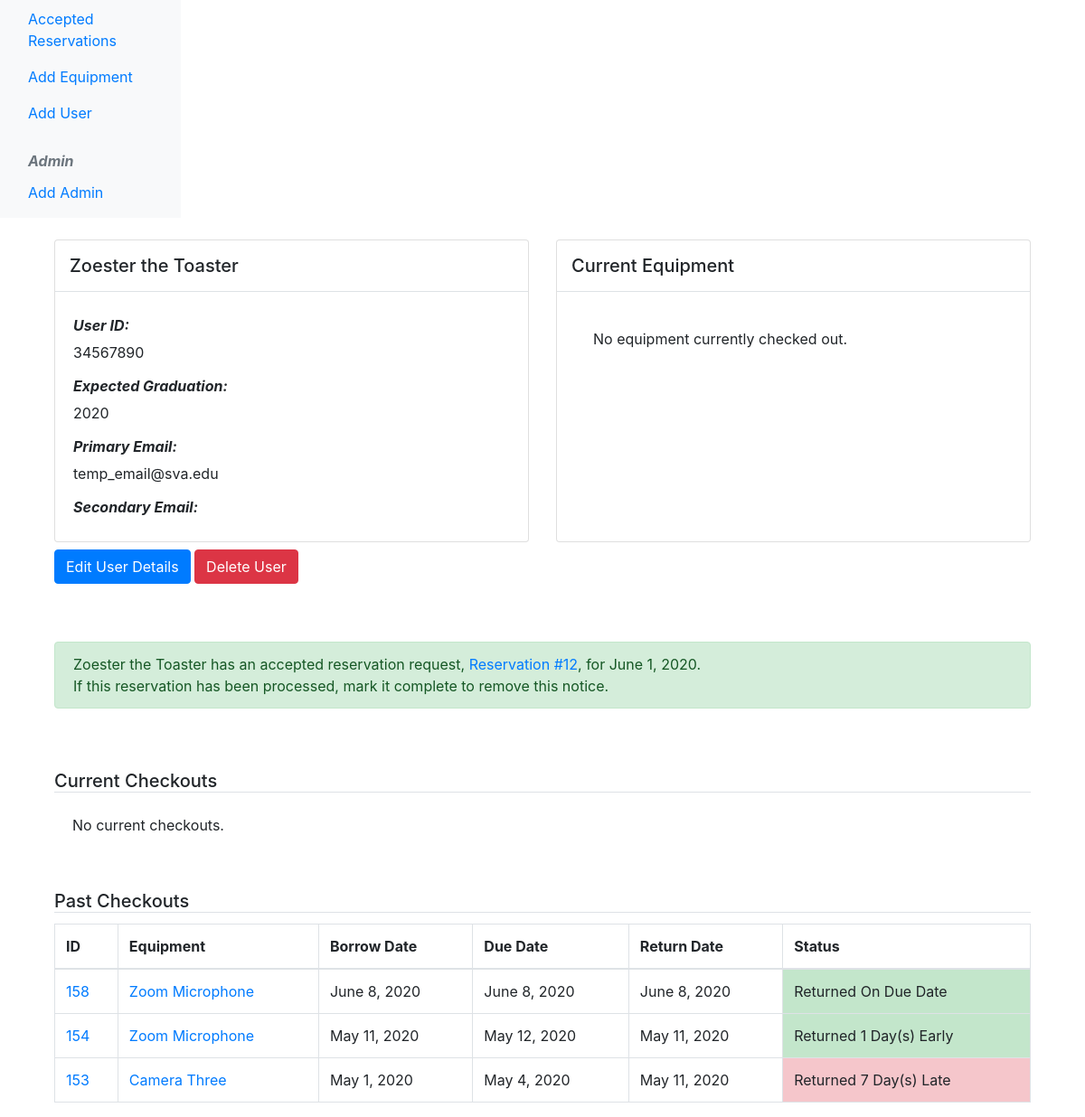
The app's page /user/34567890/ (signed in, lower part), older data.
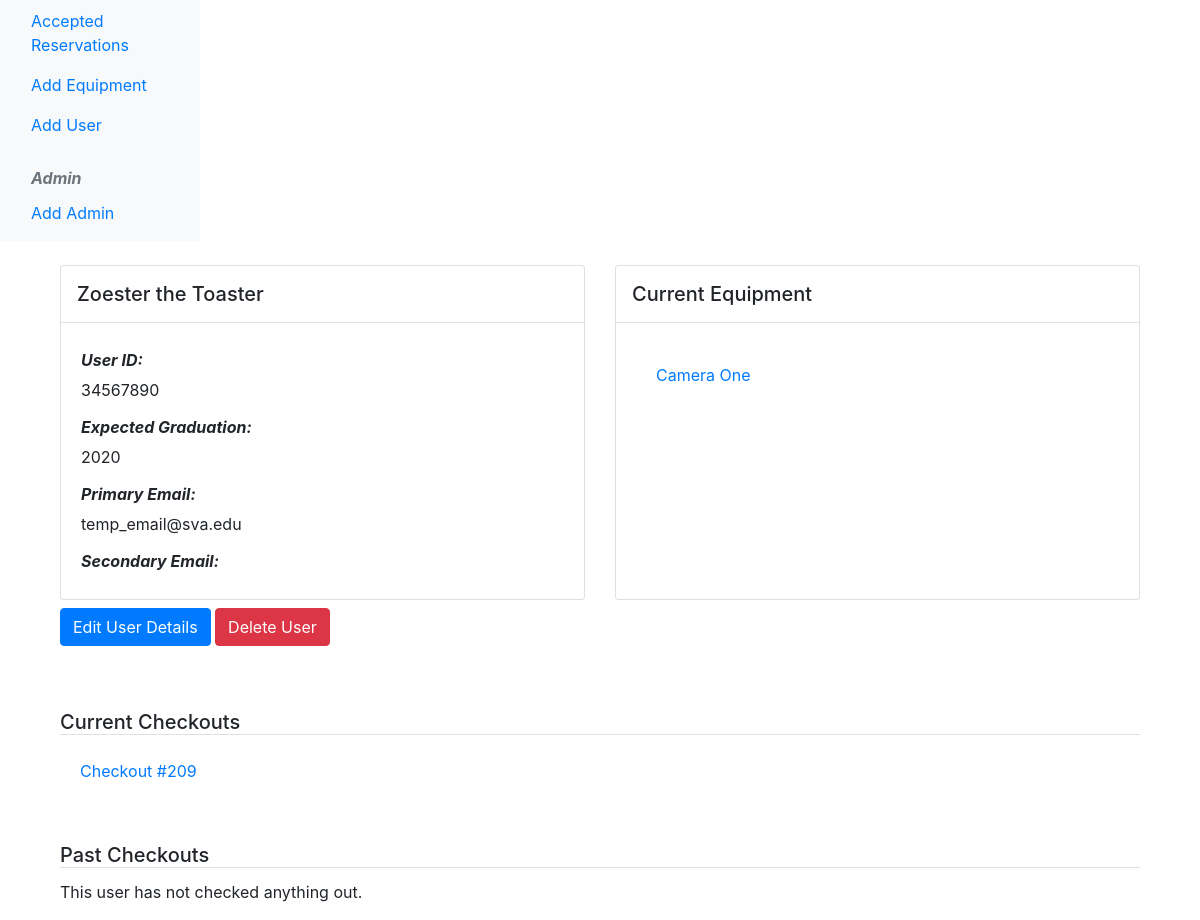
The same page, newer data.
### checkouts/models.py (models this page shows, shortened)
class Student(models.Model):
    school_id = models.IntegerField(verbose_name='School ID')
    first_name = models.CharField(max_length=100, verbose_name='First Name')
    last_name = models.CharField(max_length=100, verbose_name='Last Name')
    primary_email = models.EmailField(max_length=100, verbose_name='Primary Email')
    secondary_email = models.EmailField(max_length=100, verbose_name='Secondary Email', blank=True)
    grad_year = models.IntegerField(verbose_name='Expected Graduation Year')
    active = models.BooleanField(default=True, verbose_name='Active')
    current_equipment = models.ManyToManyField('Equipment', related_name='current_equipment', blank=True)
    past_equipment = models.ManyToManyField('Equipment', related_name='past_equipment', blank=True)
    reservation_request = models.ForeignKey('Reservation', null=True, blank=True, on_delete=models.CASCADE)
    def __str__(self):
        return "{} {}".format(self.first_name, self.last_name)
    class Meta:
        verbose_name = 'Student'
        verbose_name_plural = 'Students'

class Reservation(models.Model):
    requested_by = models.ForeignKey(Student, on_delete=models.CASCADE)
    cameras = models.ManyToManyField(
        'Equipment',
        limit_choices_to={'category': 'camera'},
        related_name='reservation_cameras',
        blank=True)
    lights = models.ManyToManyField(
        'Equipment',
        limit_choices_to={'category': 'light'},
        related_name='reservation_lights',
        blank=True)
    computers = models.ManyToManyField(
        'Equipment',
        limit_choices_to={'category': 'computer'},
        related_name='reservation_computers',
        blank=True)
    projectors = models.ManyToManyField(
        'Equipment',
        limit_choices_to={'category': 'projector'},
        related_name='reservation_projectors',
        blank=True)
    audio = models.ManyToManyField(
        'Equipment',
        limit_choices_to={'category': 'audio'},
        related_name='reservation_audio',
        blank=True)
    misc = models.ManyToManyField(
        'Equipment',
        limit_choices_to={'category': 'misc'},
        related_name='reservation_miscellaneous',
        blank=True)
    request_date = models.DateField(null=False, blank=False, default=datetime.today, verbose_name='Request Date')
    due_date = models.DateField(null=False, blank=False, default=datetime.today, verbose_name='Due Date')
    notes = models.TextField(null=True, blank=True, verbose_name='Reservation Notes')
    accepted = models.BooleanField(default=False)
    completed = models.BooleanField(default=False)
    def __str__(self):
        return "Reservation #{}".format(self.id)

class Checkout(models.Model):
    student = models.ForeignKey(Student, on_delete=models.CASCADE)
    processed_by = models.ForeignKey(User, null=True, blank=True, on_delete=models.CASCADE)
    cameras = models.ManyToManyField(
        'Equipment',
        limit_choices_to={'category': 'camera'},
        related_name='cameras',
        blank=True)
    lights = models.ManyToManyField(
        'Equipment',
        limit_choices_to={'category': 'light'},
        related_name='lights',
        blank=True)
    computers = models.ManyToManyField(
        'Equipment',
        limit_choices_to={'category': 'computer'},
        related_name='computers',
        blank=True)
    projectors = models.ManyToManyField(
        'Equipment',
        limit_choices_to={'category': 'projector'},
        related_name='projectors',
        blank=True)
    audio = models.ManyToManyField(
        'Equipment',
        limit_choices_to={'category': 'audio'},
        related_name='audio',
        blank=True)
    misc = models.ManyToManyField(
        'Equipment',
        limit_choices_to={'category': 'misc'},
        related_name='miscellaneous',
        blank=True)
    borrow_date = models.DateField(null=False, blank=False, default=datetime.today, verbose_name='Date Borrowed')
    due_date = models.DateField(null=False, blank=False, default=datetime.today, verbose_name='Due Date')
    return_date = models.DateField(null=True, blank=True, verbose_name='Date Returned')
    completed = models.BooleanField(default=False)
    notes = models.TextField(null=True, blank=True, verbose_name='Checkout Notes')
    def __str__(self):
        return "Checkout #{}".format(self.id)

class Equipment(models.Model):
    name = models.CharField(max_length=100)
    CATEGORIES = [
        ('camera', 'Camera'),
        ('light', 'Light'),
        ('computer', 'Computer'),
        ('projector', 'Projector'),
        ('audio', 'Audio'),
        ('misc', 'Miscellaneous'),
    ]
    category = models.CharField(choices=CATEGORIES, max_length=10)
    desc = models.CharField(max_length=255, verbose_name='Description')
    details = models.CharField(max_length=255, verbose_name='Additional Details')
    serial_num = models.CharField(max_length=50, verbose_name='Serial Number')
    availability = models.BooleanField(default=True, verbose_name='Available?')
    current_user = models.ForeignKey(Student, null=True, blank=True, on_delete=models.CASCADE)
    past_checkouts = models.ManyToManyField('Checkout', related_name='past_checkouts', blank=True)
    reservation_request = models.ForeignKey('Reservation', null=True, blank=True, on_delete=models.CASCADE)
    class Meta:
        verbose_name = 'Equipment'
        verbose_name_plural = 'Equipment'

### checkouts/views.py (the view)
# urls.py: path('user/<int:school_id>/', views.student_detail, name='student_detail'),
@login_required()
def student_detail(request, school_id):
    student = get_object_or_404(Student, school_id=school_id)
    current_equipment = student.current_equipment.all()
    current_checkouts = Checkout.objects.filter(completed=False, student=student)
    user_past_checkouts = Checkout.objects.order_by('-borrow_date').filter(completed=True, student=student)
    return render(request, 'checkouts/detail-student.html', context={
        'student': student,
        'current_equipment': current_equipment,
        'current_checkouts': current_checkouts,
        'user_past_checkouts': user_past_checkouts
    })

### checkouts/templatetags/return_date_calculator.py (called while the page is built)
@register.simple_tag
def return_date_calc(return_date, due_date):
    diff = return_date - due_date
    return abs(diff.days)

### checkouts/templates/checkouts/detail-student.html (shortened to what the changed rows need)
{% extends 'base.html' %}
{% block content %}
    <div class="container">
    <div class="row mt-4">
        <div class="col-md-6 d-flex">
            <div class="card flex-fill">
                {% if student %}
                    <h5 class="border-bottom p-md-3">{{ student.first_name }} {{ student.last_name }}</h5>
                     <div class="card-body">
                    <h6>User ID:</h6>
                    <p class="card-text">{{ student.school_id }}</p>
                    <h6>Expected Graduation:</h6>
                    <p class="card-text">{{ student.grad_year }}</p>
                    <h6>Primary Email: </h6>
                    <p class="card-text">{{ student.primary_email }}</p>
                    <h6>Secondary Email: </h6>
                {% else %}
                    <p class="card-text">This student doesn't exist.</p>
                {% endif %}
                    </div>
            </div>
        </div>
        <div class="col-md-6 d-flex">
            <div class="card flex-fill">
                <div class="card-body">
                        <ul class="list-group list-group-flush">
                        {% if current_equipment %}
                            {% for equipment in current_equipment %}
                                <li class="list-group-item">
                                    <a href="{% url 'equipment_detail' equipment.id %}">{{ equipment.name }}</a>
                                </li>
                            {% endfor %}
                        {% else %}
                            <li class="list-group-item">No equipment currently checked out.</li>
                        {% endif %}
                        </ul>
                </div>
            </div>
        </div>
    </div>
    <div class="row pt-2 pb-3">
        <div class="col">
        </div>
    </div>
        {% if student.reservation_request %}
        <div class="row mt-5 pb-1">
            <div class="col">
                {% if student.reservation_request.accepted == True %}
                    <div class="alert alert-success">
                        {{ student }} has an accepted reservation request,
                        <a href="{% url 'reservation_detail' student.reservation_request.id %}">{{ student.reservation_request }}</a>,
                        for {{ student.reservation_request.request_date }}.<br/>
                        If this reservation has been processed, mark it complete to remove this notice.
                    </div>
                {% else  %}
                    <div class="alert alert-info">
                        {{ student }} has a pending reservation request,
                        <a href="{% url 'reservation_detail' student.reservation_request.id %}">{{ student.reservation_request }}</a>
                        for {{ student.reservation_request.request_date }}.
                    </div>
                {% endif %}
                </div>
            </div>
        {% endif %}
    <div class="row mt-5 pb-1">
        <div class="col">
        </div>
    </div>
<div>
    <ul class="list-group list-group-flush">
    {% if current_checkouts %}
        {% for checkout in current_checkouts %}
            <li class="list-group-item">
                <a href="{% url 'checkout_detail' checkout.id %}">{{ checkout }}</a>
            </li>
        {% endfor %}
    {% else %}
        <li class="list-group-item">No current checkouts.</li>
    {% endif %}
    </ul>
</div>
<div class="row mt-5 pb-1">
    <div class="col">
    </div>
</div>
    {% if user_past_checkouts %}
    <table class="table table-bordered">
        <thead>
            <tr>
                <th>ID</th>
                <th>Equipment</th>
                <th>Borrow Date</th>
                <th>Due Date</th>
                <th>Return Date</th>
                <th>Status</th>
            </tr>
        </thead>
        <tbody>
                {% for checkout in user_past_checkouts %}
                    <tr>
                        <td>
                            <a href="{% url 'checkout_detail' checkout.id %}">{{ checkout.id }}</a><br/>
                        </td>
                        <td>
                            {% for cameras in checkout.cameras.all %}
                                <a href="{% url 'equipment_detail' cameras.id %}">{{ cameras.name }}</a><br />
                            {% endfor %}
                            {% for audio in checkout.audio.all %}
                                <a href="{% url 'equipment_detail' audio.id %}">{{ audio.name }}</a><br />
                            {% endfor %}
                        </td>
                        <td>{{ checkout.borrow_date }}</td>
                        <td>{{ checkout.due_date }}</td>
                        <td>{{ checkout.return_date }}</td>
                        {% load return_date_calculator %}
                        {% if checkout.return_date == checkout.due_date %}
                            <td class="table-success">Returned On Due Date</td>
                        {% elif checkout.return_date > checkout.due_date %}
                            <td class="table-danger">Returned {% return_date_calc checkout.return_date checkout.due_date %} Day(s) Late</td>
                        {% elif checkout.return_date < checkout.due_date %}
                            <td class="table-success">Returned {% return_date_calc checkout.return_date checkout.due_date %} Day(s) Early</td>
                        {% endif %}
                    </tr>
                {% endfor %}
        </tbody>
    </table>
    {% else %}
        <p>This user has not checked anything out.</p>
    {% endif %}
    </div>
{% endblock %}

Row changes from the older to the newer data that the page shows:
removed Checkout: id "158", borrow_date "June 8, 2020", due_date "June 8, 2020", return_date "June 8, 2020", shows "Returned On Due Date", shown under "Past Checkouts"
no longer on this page (row edited): Equipment: name "Zoom Microphone"
removed Checkout: id "154", borrow_date "May 11, 2020", due_date "May 12, 2020", return_date "May 11, 2020", return_date+due_date "1", shown under "Past Checkouts"
removed Checkout: id "153", borrow_date "May 1, 2020", due_date "May 4, 2020", return_date "May 11, 2020", return_date+due_date "7", shown under "Past Checkouts"
no longer on this page (row edited): Equipment: name "Camera Three", shown under "153"
changed Student "Zoester": reservation_request_id 12 → empty (drawn); first_name+last_name "Zoester the Toaster" → (not shown); reservation_request "Reservation #12" → (not shown); reservation_request.request_date "June 1, 2020" → (not shown)
now on this page (row edited): Equipment: name "Camera One", shown under "Current Equipment"
added Checkout: id "Checkout #209", shown under "Current Checkouts"
Text that changed along with them:
text no longer shown: "No equipment currently checked out. has an accepted reservation request, , for . If this reservation has been processed, mark it complete to remove this notice. No current checkouts. ID Equipment Borrow Date Due Date Return Date Status"
text now shown: "This user has not checked anything out."
